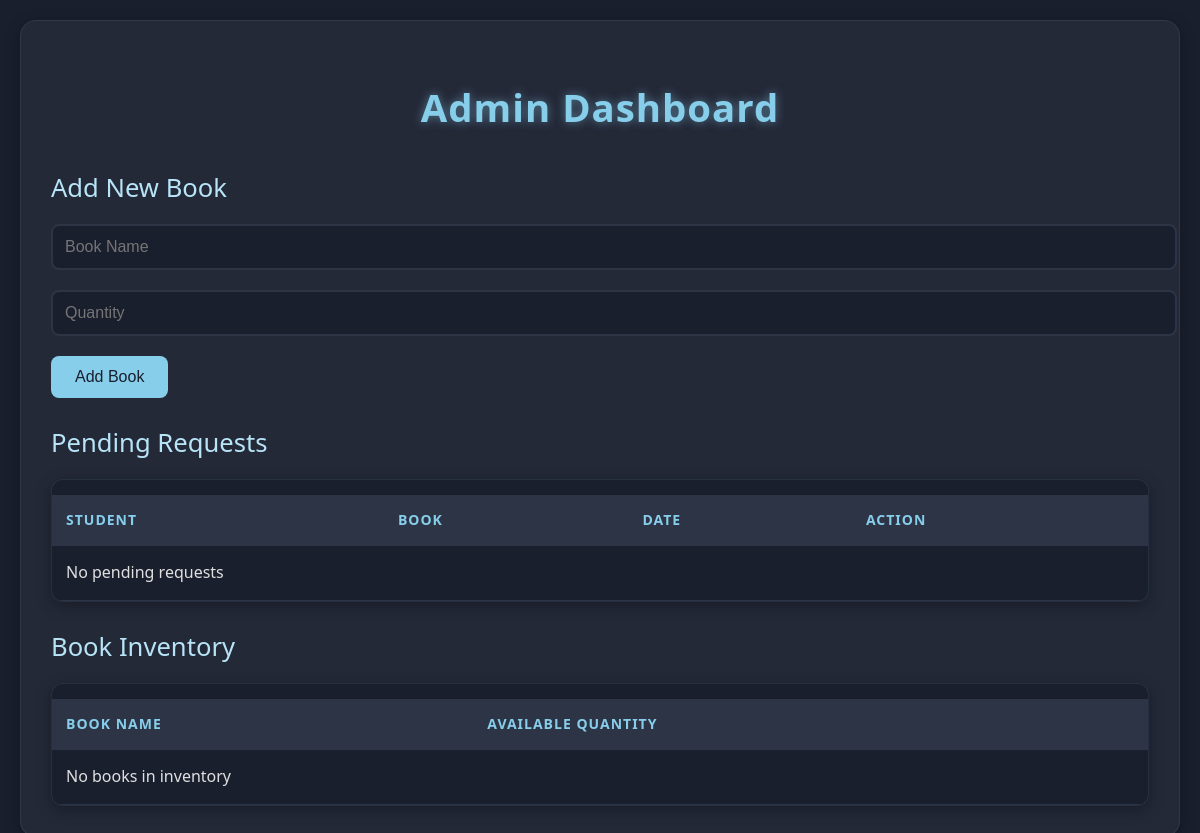
Before: /admin/dashboard with the older database file.
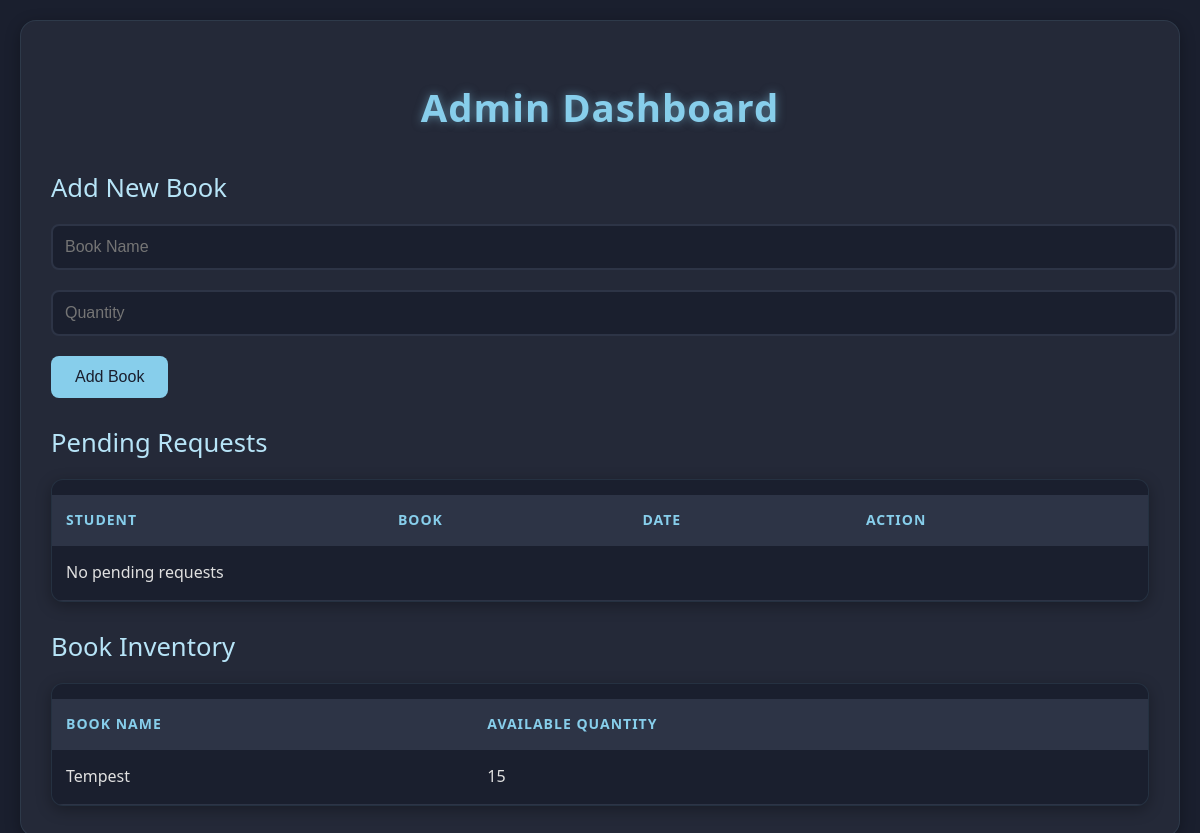
After: the same page with the newer database file.
### models/models.py (models this page shows)
class Book(db.Model):
    id = db.Column(db.Integer, primary_key=True)
    name = db.Column(db.String(200), nullable=False)
    quantity = db.Column(db.Integer, default=1)
    borrowings = db.relationship('Borrowing', backref='book', lazy=True)

### app.py (the view)
@app.route('/admin/dashboard')
def admin_dashboard():
    pending_requests = Borrowing.query.filter_by(status='pending').all()
    books = Book.query.all()
    return render_template('admin_dashboard.html', pending_requests=pending_requests, books=books)

### templates/admin_dashboard.html (shortened to what this page needs)
{% extends "base.html" %}
{% block heading %}Admin Dashboard{% endblock %}
{% block content %}
<div class="admin-dashboard">
    <section class="add-book-section">
        <h2>Add New Book</h2>
        <form method="POST" action="{{ url_for('add_book') }}" class="add-book-form">
            <div class="form-group">
                <input type="text" name="name" placeholder="Book Name" required class="form-control">
            </div>
            <div class="form-group">
                <input type="number" name="quantity" placeholder="Quantity" required min="1" class="form-control">
            </div>
            <button type="submit" class="btn btn-primary">Add Book</button>
        </form>
    </section>
    <section class="pending-requests-section">
        <h2>Pending Requests</h2>
        <div class="table-responsive">
            <table class="table">
                <thead>
                    <tr>
                        <th>Student</th>
                        <th>Book</th>
                        <th>Date</th>
                        <th>Action</th>
                    </tr>
                </thead>
                <tbody>
                    {% for request in pending_requests %}
                    <tr>
                        <td>{{ request.student_name }}</td>
                        <td>{{ request.book_name }}</td>
                        <td>{{ request.borrow_date.strftime('%Y-%m-%d') }}</td>
                        <td class="action-buttons">
                            <a href="{{ url_for('handle_request', borrow_id=request.id, action='approve') }}"
                               class="btn approve-btn">Approve</a>
                            <a href="{{ url_for('handle_request', borrow_id=request.id, action='reject') }}"
                               class="btn reject-btn">Reject</a>
                        </td>
                    </tr>
                    {% else %}
                    <tr>
                        <td colspan="4" class="text-center">No pending requests</td>
                    </tr>
                    {% endfor %}
                </tbody>
            </table>
        </div>
    </section>
    <section class="inventory-section">
        <h2>Book Inventory</h2>
        <div class="table-responsive">
            <table class="table">
                <thead>
                    <tr>
                        <th>Book Name</th>
                        <th>Available Quantity</th>
                    </tr>
                </thead>
                <tbody>
                    {% for book in books %}
                    <tr>
                        <td>{{ book.name }}</td>
                        <td>{{ book.quantity }}</td>
                    </tr>
                    {% else %}
                    <tr>
                        <td colspan="2" class="text-center">No books in inventory</td>
                    </tr>
                    {% endfor %}
                </tbody>
            </table>
        </div>
    </section>
</div>
{% endblock %}

Changed rows visible on the page:
added Book: name "Tempest", quantity "15"
Other visible differences:
text no longer shown: "No books in inventory"
